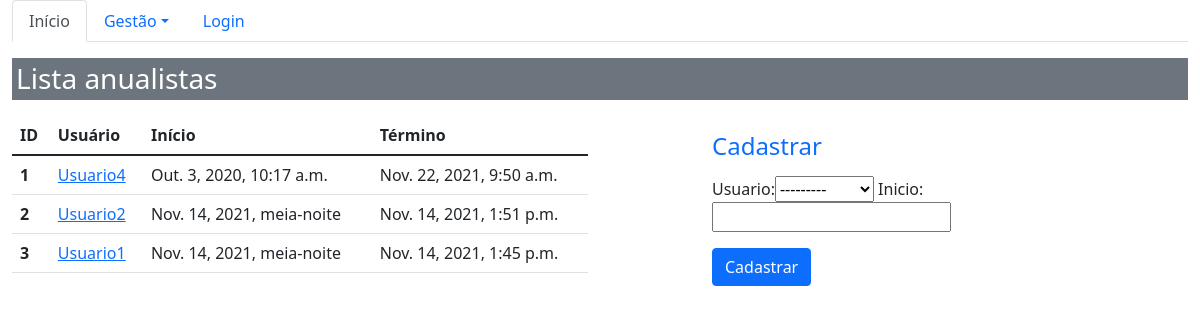
The app's page /sistema/anualistas/ with its own data.
### core/models.py (models this page shows, shortened)
class Anualista(models.Model):
    usuario = models.ForeignKey(Pessoa, on_delete=models.PROTECT)
    inicio = models.DateTimeField(auto_now=False)
    termino = models.DateTimeField(auto_now=True, null=True, blank=True)

class Pessoa(models.Model):
    nome = models.CharField(max_length=100)
    telefone = models.CharField(max_length=20)
    email = models.EmailField()
    profissao = models.CharField(max_length=100)
    area_atuacao = models.CharField(max_length=100)
    def __str__(self):
        return self.nome

### core/views.py (the view)
# urls.py: path('anualistas/', lista_anualistas, name='core_lista_anualistas'),
def lista_anualistas(request):
    anualista = Anualista.objects.all()
    form = AnualistaForm()
    data = {'anualistas': anualista, 'forms':form}
    return render(request, 'core/lista_anualistas.html', data)

### core/forms.py
class AnualistaForm(ModelForm):
    class Meta:
        model = Anualista
        fields = '__all__'

### core/templates/core/lista_anualistas.html (shortened to what this page needs)
{%  extends 'base.html' %}
{% load bootstrap %}
{% block menu %}
    <ul class="nav nav-tabs">
      <li class="nav-item">
        <a class="nav-link active" aria-current="page" href="{% url 'core_home' %}">Início</a>
      </li>
      <li class="nav-item dropdown">
        <a class="nav-link dropdown-toggle" data-bs-toggle="dropdown" href="#" role="button" aria-expanded="false">Gestão</a>
      </li>
    {% if user.is_authenticated %}
         <li class="nav-item">
            <a class="nav-link disabled" href="">Olá {{ user }}!</a>
        </li>
        <li class="nav-item">
            <a class="nav-link" href="{% url 'logout' %}">Logout</a>
        </li>
    {% else %}
        <li class="nav-item">
            <a class="nav-link" href="{% url 'login' %}">Login</a>
        </li>
    {% endif %}
    </ul>
{% endblock %}
{% block main %}
        <div class="row">
                <div class="col-12">
                     <h3 class="p-1 mb-2 bg-secondary text-white">Lista anualistas</h3>
                </div>
        </div>
     <div class="row">
        <div class="col-sm-6 table-responsive">
            <table class="table">
              <thead>
                <tr>
                  <th scope="col">ID</th>
                  <th scope="col">Usuário</th>
                  <th scope="col">Início</th>
                  <th scope="col">Término</th>
                </tr>
              </thead>
              <tbody>
                {% for anualista in anualistas %}
                    <tr>
                      <th scope="row">{{ anualista.id }}</th>
                      <td ><a href="{% url 'core_anualista_update' anualista.id %}"
                             class="link-primary"> {{ anualista.usuario }} </a></td>
                      <td>{{ anualista.inicio }}</td>
                      <td>{{ anualista.termino }}</td>
                    </tr>
                {% endfor %}
              </tbody>
            </table>
        </div>
        <div class="col-sm-4 offset-md-1">
            <h4 class="text-primary"> Cadastrar</h4>
            <form action="{% url 'core_anualista_novo' %}" method="POST">
                {{ forms|bootstrap }}
                <button type="submit" class="btn btn-primary">
                    Cadastrar</button>
            </form>
        </div>
     </div>
{% endblock %}

### records on screen
Anualista: id "1", usuario "Usuario4", inicio "Out. 3, 2020, 10:17 a.m.", termino "Nov. 22, 2021, 9:50 a.m."
Anualista: id "2", usuario "Usuario2", inicio "Nov. 14, 2021, meia-noite", termino "Nov. 14, 2021, 1:51 p.m."
Anualista: id "3", usuario "Usuario1", inicio "Nov. 14, 2021, meia-noite", termino "Nov. 14, 2021, 1:45 p.m."
